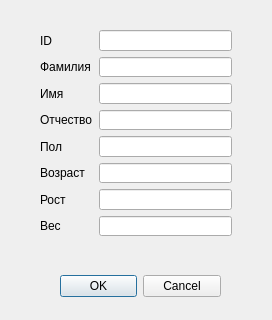
<?xml version="1.0" encoding="UTF-8"?>
<ui version="4.0">
 <class>Dialog</class>
 <widget class="QDialog" name="Dialog">
  <property name="geometry">
   <rect>
    <x>0</x>
    <y>0</y>
    <width>272</width>
    <height>320</height>
   </rect>
  </property>
  <property name="windowTitle">
   <string>Dialog</string>
  </property>
  <widget class="QDialogButtonBox" name="buttonBox">
   <property name="geometry">
    <rect>
     <x>60</x>
     <y>270</y>
     <width>161</width>
     <height>32</height>
    </rect>
   </property>
   <property name="orientation">
    <enum>Qt::Horizontal</enum>
   </property>
   <property name="standardButtons">
    <set>QDialogButtonBox::Cancel|QDialogButtonBox::Ok</set>
   </property>
  </widget>
  <widget class="QWidget" name="">
   <property name="geometry">
    <rect>
     <x>40</x>
     <y>30</y>
     <width>192</width>
     <height>206</height>
    </rect>
   </property>
   <layout class="QHBoxLayout" name="horizontalLayout">
    <item>
     <layout class="QVBoxLayout" name="verticalLayout">
      <item>
       <widget class="QLabel" name="label">
        <property name="text">
         <string>ID</string>
        </property>
       </widget>
      </item>
      <item>
       <widget class="QLabel" name="label_2">
        <property name="text">
         <string>Фамилия</string>
        </property>
       </widget>
      </item>
      <item>
       <widget class="QLabel" name="label_3">
        <property name="text">
         <string>Имя</string>
        </property>
       </widget>
      </item>
      <item>
       <widget class="QLabel" name="label_4">
        <property name="text">
         <string>Отчество</string>
        </property>
       </widget>
      </item>
      <item>
       <widget class="QLabel" name="label_5">
        <property name="text">
         <string>Пол</string>
        </property>
       </widget>
      </item>
      <item>
       <widget class="QLabel" name="label_6">
        <property name="text">
         <string>Возраст</string>
        </property>
       </widget>
      </item>
      <item>
       <widget class="QLabel" name="label_7">
        <property name="text">
         <string>Рост</string>
        </property>
       </widget>
      </item>
      <item>
       <widget class="QLabel" name="label_8">
        <property name="text">
         <string>Вес</string>
        </property>
       </widget>
      </item>
     </layout>
    </item>
    <item>
     <layout class="QVBoxLayout" name="verticalLayout_2">
      <item>
       <widget class="QLineEdit" name="lineEdit"/>
      </item>
      <item>
       <widget class="QLineEdit" name="lineEdit_2"/>
      </item>
      <item>
       <widget class="QLineEdit" name="lineEdit_3"/>
      </item>
      <item>
       <widget class="QLineEdit" name="lineEdit_4"/>
      </item>
      <item>
       <widget class="QLineEdit" name="lineEdit_5"/>
      </item>
      <item>
       <widget class="QLineEdit" name="lineEdit_6"/>
      </item>
      <item>
       <widget class="QLineEdit" name="lineEdit_7"/>
      </item>
      <item>
       <widget class="QLineEdit" name="lineEdit_8"/>
      </item>
     </layout>
    </item>
   </layout>
  </widget>
 </widget>
 <resources/>
 <connections>
  <connection>
   <sender>buttonBox</sender>
   <signal>accepted()</signal>
   <receiver>Dialog</receiver>
   <slot>accept()</slot>
   <hints>
    <hint type="sourcelabel">
     <x>248</x>
     <y>254</y>
    </hint>
    <hint type="destinationlabel">
     <x>157</x>
     <y>274</y>
    </hint>
   </hints>
  </connection>
  <connection>
   <sender>buttonBox</sender>
   <signal>rejected()</signal>
   <receiver>Dialog</receiver>
   <slot>reject()</slot>
   <hints>
    <hint type="sourcelabel">
     <x>316</x>
     <y>260</y>
    </hint>
    <hint type="destinationlabel">
     <x>286</x>
     <y>274</y>
    </hint>
   </hints>
  </connection>
 </connections>
</ui>
